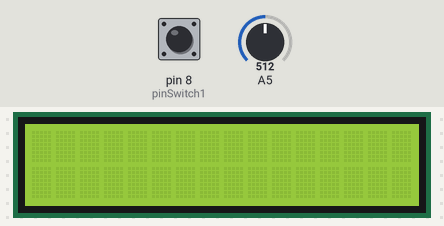
Bench run of a sketch on a simulated Arduino Uno, built with avr-gcc and run on an emulated ATmega328P. Shown: 16×2 character LCD. Inputs (shaded band) come from the test bench; at power-on: pin 8 (pinSwitch1) HIGH, A5 = 512.

Above: at 1.2 s.
1.3 s: pin 8 (pinSwitch1) pulled LOW for 0.15 s
At 2.2 s:
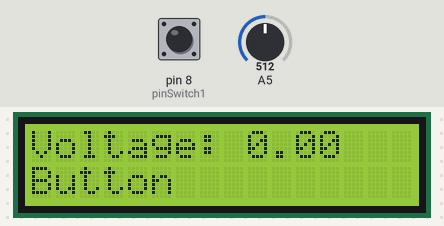
2.9 s: pin 8 (pinSwitch1) pulled LOW for 1 s
At 4.5 s:
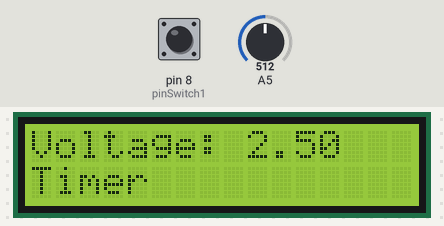
Timing chart, 0 to 6.0 s (numbered marks = the images above; inputs shaded):
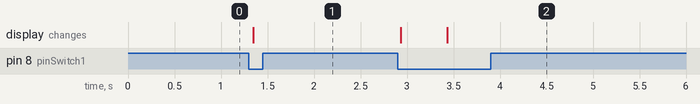

The sketch:

main.ino
```cpp
#include <LiquidCrystal.h>
#include <TimerOne.h>

LiquidCrystal LCD (12,11,7,6,5,4);

const int pinSwitch1 = 8;
const int pinSwitch2 = 2;

unsigned long lastDebounceTime = 0;
int lastButtonState = 0;
double data = 0.0;
bool dataChanged = false;
bool modeChanged = false;
int currentMode = 0;
// 0 - timer mode
// 1 - button mode

void setup(){
  pinMode(pinSwitch1, INPUT_PULLUP);
  pinMode(pinSwitch2, INPUT_PULLUP);

  Timer1.initialize(500000);

  LCD.begin(16,2);
  LCD.clear();
  LCD.setCursor(0,0);
}

void printData(){
  if(dataChanged || modeChanged){
    LCD.clear();
    LCD.setCursor(0,0);
    LCD.print("Voltage: ");
    LCD.print(data);
    LCD.setCursor(0,1);
    LCD.print(currentMode == 0 ? "Timer" : "Button");
    dataChanged = false;
    modeChanged = false;
  }
}

void readData(){
  data = analogRead(A5)/1024.0 * 5;
  dataChanged = true;
}

void readDataButton(){
  Timer1.detachInterrupt();
  attachInterrupt(digitalPinToInterrupt(pinSwitch2), readData, FALLING);
}

void readDataTimer(){
  detachInterrupt(digitalPinToInterrupt(pinSwitch2));
  Timer1.attachInterrupt(readData);
}

void readButton(){
  int input = digitalRead(pinSwitch1);

  if(millis() - lastDebounceTime > 50) {
    lastDebounceTime = millis();
    if(lastButtonState != input){
    if(input == LOW){
      currentMode = currentMode == 0 ? 1 : 0;
      modeChanged = true;
      switch(currentMode){
        case 0:
          readDataTimer();
          break;
        case 1:
          readDataButton();
          break;
        default:
          break;
      }
  }
  }
  lastButtonState = input;
  }


}

void loop(){
  readButton();
  printData();
}
```

Measured:
- after the input at 1.3 s, the display: changes after 0.05 s (image 1)
- after the input at 2.9 s, the display: first changes at once (image 2 shows a later state)
